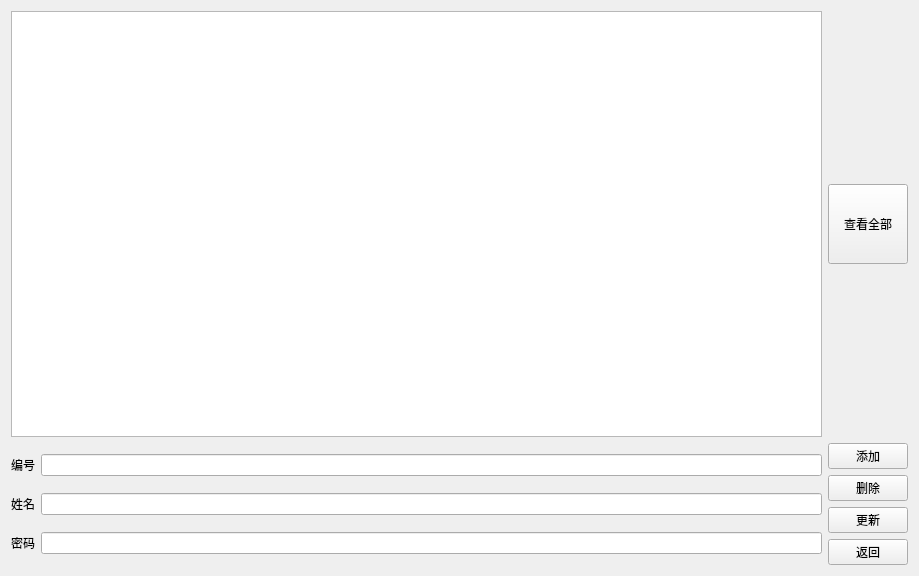
<?xml version="1.0" encoding="UTF-8"?>
<ui version="4.0">
 <class>userlogin</class>
 <widget class="QWidget" name="userlogin">
  <property name="geometry">
   <rect>
    <x>0</x>
    <y>0</y>
    <width>919</width>
    <height>576</height>
   </rect>
  </property>
  <property name="windowTitle">
   <string>Form</string>
  </property>
  <layout class="QVBoxLayout" name="verticalLayout_3">
   <item>
    <layout class="QHBoxLayout" name="horizontalLayout_5">
     <item>
      <widget class="QTableWidget" name="tableWidget"/>
     </item>
     <item>
      <widget class="QPushButton" name="seeAllButton">
       <property name="minimumSize">
        <size>
         <width>0</width>
         <height>80</height>
        </size>
       </property>
       <property name="text">
        <string>查看全部</string>
       </property>
      </widget>
     </item>
    </layout>
   </item>
   <item>
    <layout class="QHBoxLayout" name="horizontalLayout_4">
     <item>
      <layout class="QVBoxLayout" name="verticalLayout_2">
       <item>
        <layout class="QHBoxLayout" name="horizontalLayout_3">
         <item>
          <widget class="QLabel" name="label_2">
           <property name="text">
            <string>编号</string>
           </property>
          </widget>
         </item>
         <item>
          <widget class="QLineEdit" name="idLineEdit"/>
         </item>
        </layout>
       </item>
       <item>
        <layout class="QHBoxLayout" name="horizontalLayout_2">
         <item>
          <widget class="QLabel" name="label_3">
           <property name="text">
            <string>姓名</string>
           </property>
          </widget>
         </item>
         <item>
          <widget class="QLineEdit" name="nameLineEdit"/>
         </item>
        </layout>
       </item>
       <item>
        <layout class="QHBoxLayout" name="horizontalLayout">
         <item>
          <widget class="QLabel" name="label_4">
           <property name="text">
            <string>密码</string>
           </property>
          </widget>
         </item>
         <item>
          <widget class="QLineEdit" name="passwardLineEdit"/>
         </item>
        </layout>
       </item>
      </layout>
     </item>
     <item>
      <layout class="QVBoxLayout" name="verticalLayout">
       <item>
        <widget class="QPushButton" name="insertButton">
         <property name="text">
          <string>添加</string>
         </property>
        </widget>
       </item>
       <item>
        <widget class="QPushButton" name="deleteButton">
         <property name="text">
          <string>删除</string>
         </property>
        </widget>
       </item>
       <item>
        <widget class="QPushButton" name="updateButton">
         <property name="text">
          <string>更新</string>
         </property>
        </widget>
       </item>
       <item>
        <widget class="QPushButton" name="backButton">
         <property name="text">
          <string>返回</string>
         </property>
        </widget>
       </item>
      </layout>
     </item>
    </layout>
   </item>
  </layout>
 </widget>
 <resources/>
 <connections/>
</ui>
